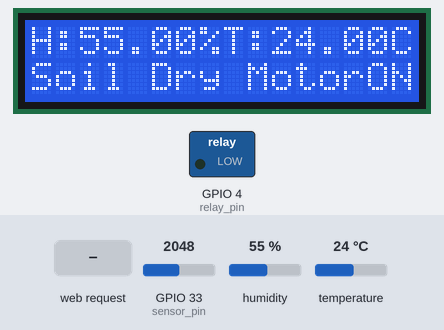
Bench run of a sketch on a simulated ESP32. Shown: 16×2 character LCD, switched loads named in the sketch (green lamp = pin HIGH). The test bench sets the inputs (shaded band); at power-on: GPIO 33 (sensor_pin) = 2048, humidity 55 %, temperature 24 °C. WiFi joins after 1.5 s; servers stay silent unless stated; uploads are accepted with an empty reply; what the sketch prints to the serial monitor is not drawn.

Above: at 3.2 s.
3.3 s: GPIO 33 (sensor_pin) set to 1001
5.3 s: GPIO 33 (sensor_pin) set to 894
At 7.3 s:
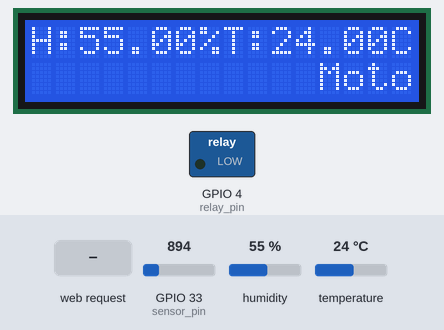
7.6 s: HTTP request GET /relay/off received
At 8.7 s:
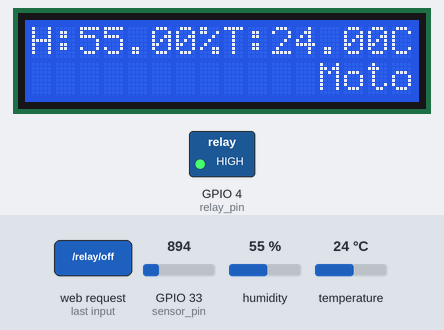
9.1 s: humidity set to 22 %
At 10.6 s:
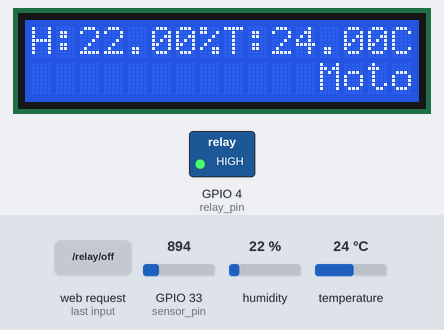
11.7 s: GPIO 33 (sensor_pin) set to 990
At 13.6 s:
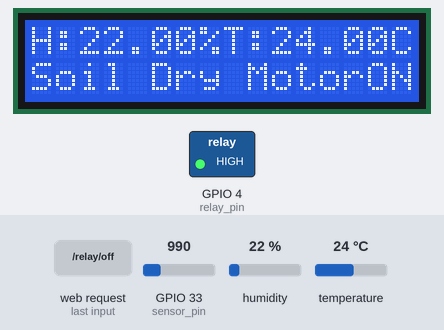
13.9 s: temperature set to 12 °C
At 15.6 s:
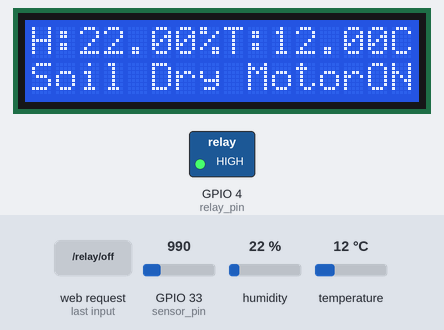
Timing chart, 0 to 17.0 s (numbered marks = the images above; inputs shaded):
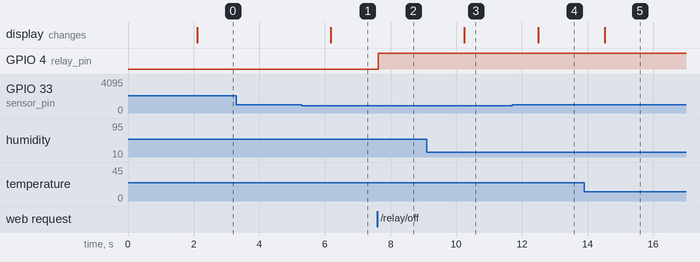

Measured:
- the behaviour switches between 951 and 950 on GPIO 33 (sensor_pin) (found by bisection; images 0 and 1)
- after the input at 3.3 s, every drawn part: stays the same
- after the input at 5.3 s, the display: changes after 0.88 s (image 1)
- after the input at 7.6 s, GPIO 4 (relay_pin): LOW → HIGH at once
- after the input at 9.1 s, the display: changes after 1.2 s (image 3)
- after the input at 11.7 s, the display: changes after 0.79 s (image 4)
- after the input at 13.9 s, the display: changes after 0.63 s (image 5)

The sketch:

noblynk.ino
```cpp
#include <Wire.h>
#include <LiquidCrystal_PCF8574.h>
#include <WiFi.h>
#include <HTTPClient.h>
#include "ESPAsyncWebServer.h"
#include <WiFiClient.h>
#include <DHT.h> // Include the DHT library

// Set the LCD address to 0x27 for a 16 chars and 2 line display
LiquidCrystal_PCF8574 lcd(0x27);
AsyncWebServer server(80);

#define SERVER_URL "http://192.168.83.41:5000/mldata"
// Define DHT sensor type and pin
#define DHTPIN 23 // Pin where the DHT22 is connected
#define DHTTYPE DHT22 // DHT 22 (AM2302)

DHT dht(DHTPIN, DHTTYPE); // Initialize DHT sensor

int sensor_pin = 33; // Soil moisture sensor pin (Analog pin on ESP32)
int relay_pin = 4;  // Example pin for relay control on ESP32

float temperature=0;
float humidity=0;

char ssid[] = "Arpu";              // WiFi SSID
char pass[] = "arpu$sv29e_52k4";          // WiFi Password
//char ssid[]="AirFiber";
//char pass[]="20042009";

void setup() {
  Serial.begin(115200);

  WiFi.begin(ssid, pass);

   while (WiFi.status() != WL_CONNECTED) {
    delay(1000);
    Serial.println("Connecting to WiFi..");
  }

  Serial.println(WiFi.localIP());
  lcd.begin(16, 2);     // Initialize the LCD with 16 columns and 2 rows
  lcd.setBacklight(255); // Adjust backlight brightness (0-255)
  lcd.home();            // Move cursor to top-left corner
  dht.begin();           // Initialize DHT sensor


  pinMode(sensor_pin, INPUT);
  pinMode(relay_pin, OUTPUT);

//Motor off
  server.on("/relay/off", HTTP_GET   , [](AsyncWebServerRequest *request){
    digitalWrite(relay_pin, HIGH);

    // send response back to client
    Serial.print("AsyncWebServerRequest from client with IP: ");
    Serial.println(request->client()->remoteIP());
    AsyncWebServerResponse *response = request->beginResponse(200, "text/plain", "Motor OFF");
    response->addHeader("Access-Control-Allow-Origin", "*");
    request->send(response);

  });

//Motor on
   server.on("/relay/on", HTTP_GET, [](AsyncWebServerRequest *request){
    digitalWrite(relay_pin, LOW);
    Serial.print("AsyncWebServerRequest from client with IP: ");
    Serial.println(request->client()->remoteIP());
    AsyncWebServerResponse *response = request->beginResponse(200, "text/plain", "Motor On");
    response->addHeader("Access-Control-Allow-Origin", "*");
    request->send(response);
   // request->send(200, "text/plain","Motor ON");
  });

  //Temperature
  server.on("/temperature", HTTP_GET, [](AsyncWebServerRequest *request){
    String str1;
    str1 = String(temperature);

    Serial.print("AsyncWebServerRequest from client with IP: ");
    Serial.println(request->client()->remoteIP());
    AsyncWebServerResponse *response = request->beginResponse(200, "text/plain", str1);
    response->addHeader("Access-Control-Allow-Origin", "*");
    request->send(response);
  });

  //Humidity
  server.on("/humidity", HTTP_GET, [](AsyncWebServerRequest *request){
    String str2;
    str2 = String(humidity);

    Serial.print("AsyncWebServerRequest from client with IP: ");
    Serial.println(request->client()->remoteIP());
    AsyncWebServerResponse *response = request->beginResponse(200, "text/plain", str2);
    response->addHeader("Access-Control-Allow-Origin", "*");
    request->send(response);
  });

  server.begin();
}

void loop() {

  // Read soil moisture sensor
  int soil_moisture = analogRead(sensor_pin);
  // Read temperature and humidity from DHT sensor
  humidity = dht.readHumidity();
  temperature = dht.readTemperature();

  // Check if any reads failed
  if (isnan(humidity) || isnan(temperature)) {
    Serial.println("Failed to read from DHT sensor!");
  } else {
    Serial.print("H:");
    Serial.print(humidity);
    Serial.print(" %\t");
    Serial.print("T:");
    Serial.print(temperature);
    Serial.println(" °C");
  }
// Display sensor data on LCD
  lcd.clear(); // Clear LCD display
  lcd.setCursor(0, 0);
  lcd.print("H:");
  lcd.print(humidity);
  lcd.print("%");

  lcd.setCursor(8, 0);
  lcd.print("T:");
  lcd.print(temperature);
  lcd.print("C");

  // Control relay based on soil moisture
  if (soil_moisture > 950) {
    Serial.println("No moisture, Soil is dry");
    //digitalWrite(relay_pin, LOW);
    lcd.setCursor(0, 1);
    lcd.print("Soil Dry");
    lcd.setCursor(9, 1);
    lcd.print("MotorON");

  } else if (soil_moisture >= 400 && soil_moisture <= 950) {
    Serial.println("There is some moisture, Soil is wet");
    //digitalWrite(relay_pin, HIGH);
    lcd.setCursor(12, 1);
    lcd.print("Motor OFF");

  } else if (soil_moisture < 400) {
    Serial.println("Soil is wet");
    //digitalWrite(relay_pin, HIGH);
    lcd.setCursor(12, 1);
    lcd.print("Motor OFF");
  }

  static unsigned long lastRequestTime = 0;
  unsigned long currentTime = millis();

  if (currentTime - lastRequestTime >= 10000) {
    lastRequestTime = currentTime;

    if (WiFi.status()==WL_CONNECTED){
      Serial.println("connecting to server...");
      HTTPClient http;
      http.begin(SERVER_URL);

      http.addHeader("Content-Type","application/json");
      String postData="{\"temperature\":" + String(temperature) + ",\"humidity\":" + String(humidity) + "}";

      int httpResponseCode=http.POST(postData);
      if (httpResponseCode > 0){
        String response=http.getString();
        Serial.println(response);
      }
      else{
        Serial.print("Error on sending POST: ");
        Serial.println(httpResponseCode);
      }
      http.end();
    }
  }
  delay(2000); // Adjust delay as needed
}
```
